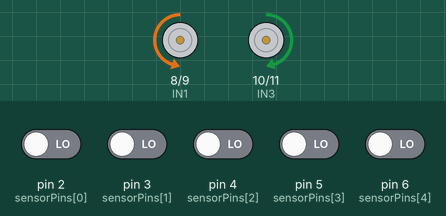
The sketch below on a simulated Arduino Uno, built with avr-gcc and run on an emulated ATmega328P. On the bench: motor-driver pin pairs drawn as motors (green arrow = first pin HIGH = forward, orange = second pin HIGH = backward, longer = more drive). Inputs (shaded band) come from the test bench; at power-on: pin 2 (sensorPins[0]), pin 3 (sensorPins[1]), pin 4 (sensorPins[2]), pin 5 (sensorPins[3]), pin 6 (sensorPins[4]) LOW.

Above: at 4.2 s.
4.3 s: pin 2 (sensorPins[0]) driven HIGH
At 5.2 s:
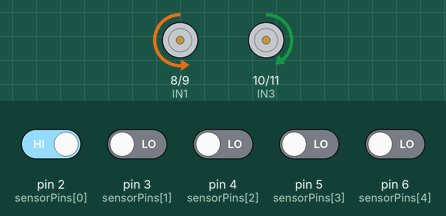
5.8 s: pin 3 (sensorPins[1]) driven HIGH
At 6.3 s:
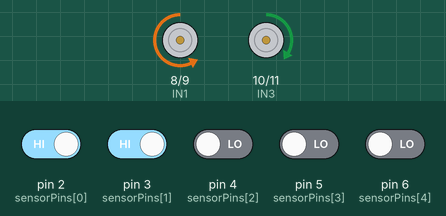
7.3 s: pin 4 (sensorPins[2]) driven HIGH
At 8.5 s:
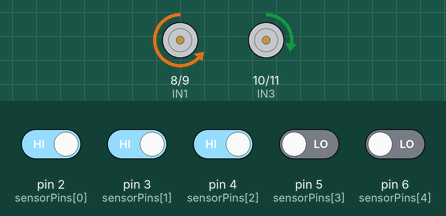
8.8 s: pin 2 (sensorPins[0]) driven LOW
At 9.8 s:
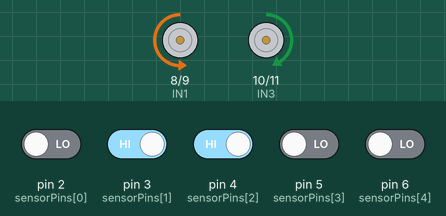
10.3 s: pin 5 (sensorPins[3]) driven HIGH
At 11.0 s:
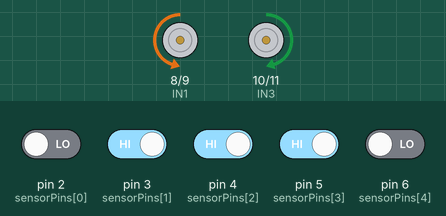
11.8 s: pin 6 (sensorPins[4]) driven HIGH
At 12.1 s:
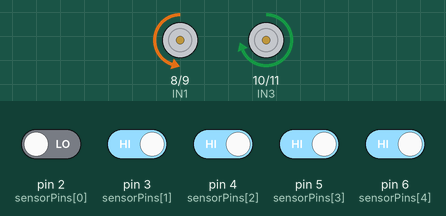
Timing chart, 0 to 14.3 s (numbered marks = the images above; inputs shaded):
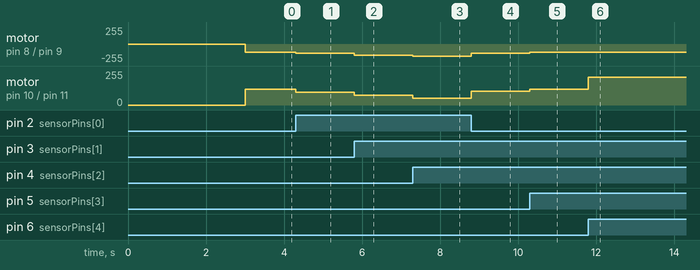

The sketch:

arduino_lfr_only.ino
```cpp
// =====================================================
// Arduino Uno - Line Following Robot Only (No Pump)
// Experimental version - testing PID LFR
// =====================================================

// SENSOR PINS (Digital Pins 2, 3, 4, 5, 6)
const int sensorPins[5] = {2, 3, 4, 5, 6};

// L298N MOTOR CONTROL PINS
const int IN1 = 8;
const int IN2 = 9;
const int IN3 = 10;
const int IN4 = 11;

// SENSOR LOGIC (Active-LOW: LOW/0 = Black line)
const bool BLACK_IS_HIGH = false;

// PID SETTINGS
float Kp = 45.0;
float Ki = 0.0;
float Kd = 25.0;
int baseSpeed = 120;
int maxSpeed = 220;

// PID VARIABLES
float error = 0;
float lastError = 0;
float integral = 0;

void setup()
{
    pinMode(IN1, OUTPUT);
    pinMode(IN2, OUTPUT);
    pinMode(IN3, OUTPUT);
    pinMode(IN4, OUTPUT);

    for (int i = 0; i < 5; i++)
    {
        pinMode(sensorPins[i], INPUT);
    }

    setMotors(0, 0);
    delay(3000);
}

void loop()
{
    runLFR();
}

void runLFR()
{
    float position = readSensors();

    if (position == 999)
    {
        if (lastError < 0)
        {
            setMotors(-100, 100);
        }
        else
        {
            setMotors(100, -100);
        }
        return;
    }

    error = position;
    integral += error;
    integral = constrain(integral, -100, 100);

    float derivative = error - lastError;
    float correction = (Kp * error) + (Ki * integral) + (Kd * derivative);
    lastError = error;

    int leftSpeed = baseSpeed + correction;
    int rightSpeed = baseSpeed - correction;

    leftSpeed = constrain(leftSpeed, -maxSpeed, maxSpeed);
    rightSpeed = constrain(rightSpeed, -maxSpeed, maxSpeed);

    setMotors(leftSpeed, rightSpeed);
}

float readSensors()
{
    int sensorValue[5];
    float weights[5] = {-2.0, -1.0, 0.0, 1.0, 2.0};
    float weightedSum = 0;
    int activeSensors = 0;

    for (int i = 0; i < 5; i++)
    {
        sensorValue[i] = digitalRead(sensorPins[i]);
        bool lineDetected;

        if (BLACK_IS_HIGH)
        {
            lineDetected = (sensorValue[i] == HIGH);
        }
        else
        {
            lineDetected = (sensorValue[i] == LOW);
        }

        if (lineDetected)
        {
            weightedSum += weights[i];
            activeSensors++;
        }
    }

    if (activeSensors == 0)
    {
        return 999;
    }

    return weightedSum / activeSensors;
}

void setMotors(int left, int right)
{
    if (left > 0)
    {
        digitalWrite(IN1, LOW);
        analogWrite(IN2, constrain(left, 0, 255));
    }
    else if (left < 0)
    {
        analogWrite(IN1, constrain(-left, 0, 255));
        digitalWrite(IN2, LOW);
    }
    else
    {
        digitalWrite(IN1, LOW);
        digitalWrite(IN2, LOW);
    }

    if (right > 0)
    {
        analogWrite(IN3, constrain(right, 0, 255));
        digitalWrite(IN4, LOW);
    }
    else if (right < 0)
    {
        digitalWrite(IN3, LOW);
        analogWrite(IN4, constrain(-right, 0, 255));
    }
    else
    {
        digitalWrite(IN3, LOW);
        digitalWrite(IN4, LOW);
    }
}
```

Measured:
- after the input at 4.3 s, motor on pin 8 (IN1) / pin 9 (IN2): backward 120/255 → backward 142/255 at once; motor on pin 10 (IN3) / pin 11 (IN4): forward 120/255 → forward 97/255 at once
- after the input at 5.8 s, motor on pin 8 (IN1) / pin 9 (IN2): backward 142/255 → backward 165/255 at once; motor on pin 10 (IN3) / pin 11 (IN4): forward 97/255 → forward 75/255 at once
- after the input at 7.3 s, motor on pin 8 (IN1) / pin 9 (IN2): backward 165/255 → backward 187/255 at once; motor on pin 10 (IN3) / pin 11 (IN4): forward 75/255 → forward 52/255 at once
- after the input at 8.8 s, motor on pin 8 (IN1) / pin 9 (IN2): backward 187/255 → backward 135/255 at once; motor on pin 10 (IN3) / pin 11 (IN4): forward 52/255 → forward 105/255 at once
- after the input at 10.3 s, motor on pin 8 (IN1) / pin 9 (IN2): backward 135/255 → backward 120/255 at once; motor on pin 10 (IN3) / pin 11 (IN4): forward 105/255 → forward 120/255 at once
- after the input at 11.8 s, motor on pin 10 (IN3) / pin 11 (IN4): forward 120/255 → forward 210/255 at once
